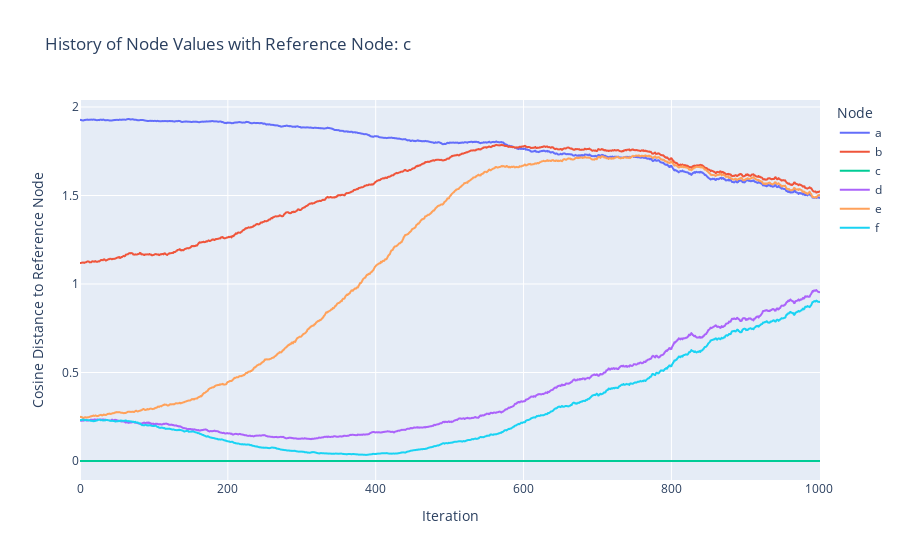

Notebook code for this chart:
### Code cell
_ = display.plot_history_with_reference(hist, reference="c")

### Figure 1 — Plotly figure (JSON) as saved in the notebook; plotly's stock layout.template omitted (floating-point values rounded to 4 significant figures; data arrays with more than 128 entries replaced by an {"elided": "..."} marker saying what was removed)
{"data": [{"hovertemplate": "Node=a<br>Iteration=%{x}<br>Cosine Distance to Reference Node=%{y}<extra></extra>", "legendgroup": "a", "line": {"color": "#636efa", "dash": "solid"}, "marker": {"symbol": "circle"}, "mode": "lines", "name": "a", "showlegend": true, "type": "scattergl", "x": {"elided": "1002 int values"}, "xaxis": "x", "y": {"elided": "1002 float values"}, "yaxis": "y"}, {"hovertemplate": "Node=b<br>Iteration=%{x}<br>Cosine Distance to Reference Node=%{y}<extra></extra>", "legendgroup": "b", "line": {"color": "#EF553B", "dash": "solid"}, "marker": {"symbol": "circle"}, "mode": "lines", "name": "b", "showlegend": true, "type": "scattergl", "x": {"elided": "1002 int values"}, "xaxis": "x", "y": {"elided": "1002 float values"}, "yaxis": "y"}, {"hovertemplate": "Node=c<br>Iteration=%{x}<br>Cosine Distance to Reference Node=%{y}<extra></extra>", "legendgroup": "c", "line": {"color": "#00cc96", "dash": "solid"}, "marker": {"symbol": "circle"}, "mode": "lines", "name": "c", "showlegend": true, "type": "scattergl", "x": {"elided": "1002 int values"}, "xaxis": "x", "y": {"elided": "1002 float values"}, "yaxis": "y"}, {"hovertemplate": "Node=d<br>Iteration=%{x}<br>Cosine Distance to Reference Node=%{y}<extra></extra>", "legendgroup": "d", "line": {"color": "#ab63fa", "dash": "solid"}, "marker": {"symbol": "circle"}, "mode": "lines", "name": "d", "showlegend": true, "type": "scattergl", "x": {"elided": "1002 int values"}, "xaxis": "x", "y": {"elided": "1002 float values"}, "yaxis": "y"}, {"hovertemplate": "Node=e<br>Iteration=%{x}<br>Cosine Distance to Reference Node=%{y}<extra></extra>", "legendgroup": "e", "line": {"color": "#FFA15A", "dash": "solid"}, "marker": {"symbol": "circle"}, "mode": "lines", "name": "e", "showlegend": true, "type": "scattergl", "x": {"elided": "1002 int values"}, "xaxis": "x", "y": {"elided": "1002 float values"}, "yaxis": "y"}, {"hovertemplate": "Node=f<br>Iteration=%{x}<br>Cosine Distance to Reference Node=%{y}<extra></extra>", "legendgroup": "f", "line": {"color": "#19d3f3", "dash": "solid"}, "marker": {"symbol": "circle"}, "mode": "lines", "name": "f", "showlegend": true, "type": "scattergl", "x": {"elided": "1002 int values"}, "xaxis": "x", "y": {"elided": "1002 float values"}, "yaxis": "y"}], "layout": {"legend": {"title": {"text": "Node"}, "tracegroupgap": 0}, "title": {"text": "History of Node Values with Reference Node: c"}, "xaxis": {"anchor": "y", "domain": [0, 1], "title": {"text": "Iteration"}}, "yaxis": {"anchor": "x", "domain": [0, 1], "title": {"text": "Cosine Distance to Reference Node"}}}}
